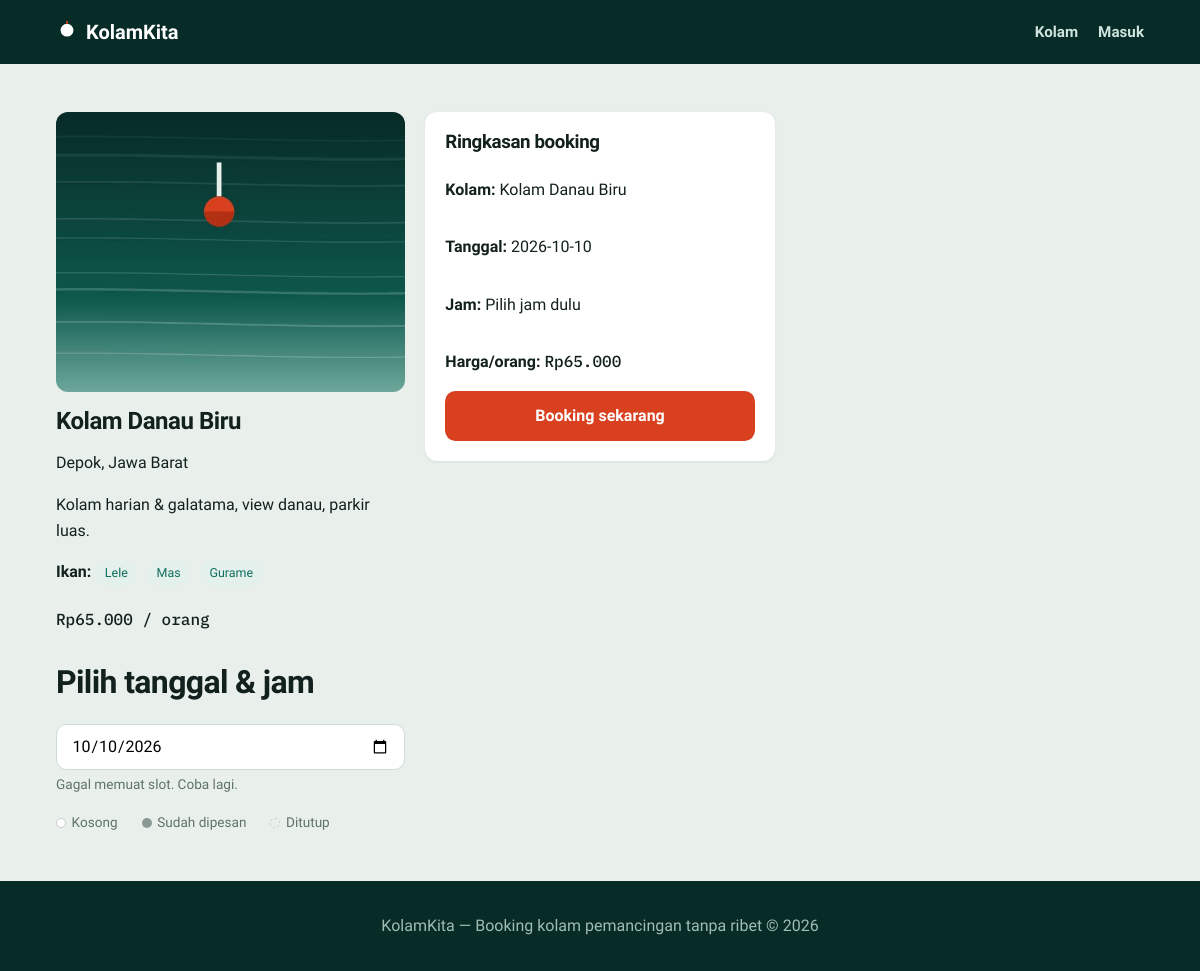
Page /public/kolam.php?id=2 on the committed database.
### tables this page shows
CREATE TABLE kolam (
  id INT AUTO_INCREMENT PRIMARY KEY,
  owner_id INT NOT NULL,
  nama VARCHAR(120) NOT NULL,
  deskripsi TEXT,
  alamat VARCHAR(255),
  harga_per_slot DECIMAL(12,2) NOT NULL,
  jam_buka TIME, jam_tutup TIME,
  foto VARCHAR(255),
  is_aktif TINYINT(1) DEFAULT 1,
  jenis_ikan VARCHAR(255),
  FOREIGN KEY (owner_id) REFERENCES users(id),
  INDEX idx_owner (owner_id),
  INDEX idx_aktif (is_aktif)
);

### config/helpers.php (called while the page is built, shortened)
<?php
function e($str): string
{
    return htmlspecialchars((string) $str, ENT_QUOTES, 'UTF-8');
}
function format_rupiah($angka): string
{
    return 'Rp' . number_format((float) $angka, 0, ',', '.');
}

### public/kolam.php (the view, shortened to what this page needs)
<?php
require_once __DIR__ . '/../config/helpers.php';
require_once __DIR__ . '/../config/database.php';
require_once __DIR__ . '/../includes/header.php';
$id = (int)($_GET['id'] ?? 0);
$stmt = $pdo->prepare('SELECT * FROM kolam WHERE id = ? AND is_aktif = 1');
$stmt->execute([$id]);
$row = $stmt->fetch();
$kolam = [
    'nama' => $row['nama'], 'alamat' => $row['alamat'], 'harga' => $row['harga_per_slot'],
    'deskripsi' => $row['deskripsi'] ?? '', 'ikan' => $row['jenis_ikan'] ?? '',
    'foto' => $row['foto'] ?? '',
];
$fotoSrc = $kolam['foto']
    ? '/Booking_Pemancingan/public/uploads/' . basename($kolam['foto'])
    : '/Booking_Pemancingan/public/assets/img/kolam-' . $id . '.jpg';
$tanggal = $_GET['tanggal'] ?? date('Y-m-d');
?>
<section class="section container">
  <div class="grid detail-grid">
    <div>
      <img src="<?= e($fotoSrc) ?>" alt="<?= e($kolam['nama']) ?>" style="border-radius:var(--radius); height:280px; object-fit:cover; width:100%" onerror="this.style.display='none'">
      <h1 style="margin-top:1rem"><?= e($kolam['nama']) ?></h1>
      <p class="alamat"><?= e($kolam['alamat']) ?></p>
      <p><?= e($kolam['deskripsi']) ?></p>
      <p>
        <strong>Ikan:</strong>
        <?php foreach (array_filter(array_map('trim', explode(',', $kolam['ikan']))) as $ikan): ?>
          <span class="chip-ikan"><?= e($ikan) ?></span>
        <?php endforeach; ?>
      </p>
      <p class="harga mono"><?= format_rupiah($kolam['harga']) ?> / orang</p>
      <h2 style="margin-top:2rem">Pilih tanggal & jam</h2>
      <input type="date" id="tanggal" value="<?= e($tanggal) ?>" min="<?= e(date('Y-m-d')) ?>">
      <div id="slot-grid"></div>
      <div class="float-legend" style="margin-top:.5rem">
        <span><span class="dot" style="background:#fff;border:1px solid #ccc"></span>Kosong</span>
        <span><span class="dot" style="background:#8A9994"></span>Sudah dipesan</span>
        <span><span class="dot" style="background:transparent;border:1px dashed #ccc"></span>Ditutup</span>
      </div>
    </div>
    <aside>
      <div class="card" style="padding:1.25rem; position:sticky; top:1rem">
        <h3>Ringkasan booking</h3>
        <p><strong>Kolam:</strong> <?= e($kolam['nama']) ?></p>
        <p><strong>Tanggal:</strong> <?= e($tanggal) ?></p>
        <p><strong>Jam:</strong> <span id="slot-label">Pilih jam dulu</span></p>
        <p><strong>Harga/orang:</strong> <span class="mono"><?= format_rupiah($kolam['harga']) ?></span></p>
        <a class="btn btn-primary btn-block" id="btn-booking" href="#" onclick="return mulaiBooking(event)">Booking sekarang</a>
      </div>
    </aside>
  </div>
</section>
<?php require_once __DIR__ . '/../includes/footer.php'; ?>

### public/assets/css/style.css (style rules this page uses)
:root { --kolam-dalam: #072B27; --air-siang: #116E5E; --kabut: #E9F0EB; --pelampung: #D9401F; --busa: #FFFFFF; --tinta: #13211E; --abu: #5F726B; --badge-kuning-bg: #FDF6E3; --badge-kuning-fg: #B7791F; --badge-biru-bg: #E3F0EC; --badge-biru-fg: #116E5E; --badge-hijau-bg: #E6F4EA; --badge-hijau-fg: #2F855A; --badge-merah-bg: #FBEAE6; --badge-merah-fg: #D9401F; --radius: .75rem; --max: 72rem; --gutter: 1.25rem; --pad-l: max(var(--gutter, 1.25rem), env(safe-area-inset-left, 0px)); --pad-r: max(var(--gutter, 1.25rem), env(safe-area-inset-right, 0px)); }
@media (min-width: 768px) { :root { --gutter: 2rem; } }
* { box-sizing: border-box; }
body { margin: 0; min-height: 100vh; min-height: 100dvh; display: flex; flex-direction: column; background: var(--kabut); color: var(--tinta); font-family: 'Plus Jakarta Sans', system-ui, sans-serif; font-size: 1rem; line-height: 1.6; }
h1,h2,h3 { font-family: 'Bricolage Grotesque', sans-serif; font-weight: 800; line-height: 1.1; margin: 0 0 .5rem; letter-spacing: -0.02em; }
.mono { font-family: 'IBM Plex Mono', monospace; font-weight: 500; }
a { color: var(--air-siang); text-decoration: none; }
img { max-width: 100%; display: block; }
.container { max-width: var(--max); margin: 0 auto; padding: 0 var(--gutter, 1.25rem); padding-left: var(--pad-l, 1.25rem); padding-right: var(--pad-r, 1.25rem); }
.btn { display:inline-flex; align-items:center; justify-content:center; gap:.4rem; border:none; cursor:pointer; border-radius:.65rem; padding:.75rem 1.4rem; font-weight:600; font-size:1rem; font-family:inherit; min-height:44px; }
.btn-primary { background: var(--pelampung); color:#fff; }
.btn-block { width:100%; }
.float-legend { display:flex; gap:1.5rem; font-size:.85rem; color:#5F726B; flex-wrap:wrap; }
.float-legend .dot { display:inline-block; width:10px; height:10px; border-radius:50%; margin-right:.35rem; vertical-align:middle; }
.section { padding-block: 3rem; }
.section h2 { font-size: clamp(1.5rem,4vw,2rem); margin-bottom:1.5rem; }
.grid { display:grid; gap:1.25rem; grid-template-columns:1fr; }
.detail-grid { grid-template-columns:1fr; }
@media (min-width:900px) { .detail-grid { grid-template-columns:2fr 1fr; } }
@media (min-width:640px) { .grid { grid-template-columns:repeat(2,1fr); } }
@media (min-width:1024px) { .grid { grid-template-columns:repeat(3,1fr); } }
.card { background:var(--busa); border-radius:var(--radius); overflow:hidden; box-shadow:0 1px 3px rgba(7,43,39,.08); display:flex; flex-direction:column; transition:box-shadow .2s; }
input:not([type="checkbox"]):not([type="radio"]), select, textarea { width:100%; min-height:46px; border:1.5px solid #cddad3; border-radius:.65rem; padding:.6rem .9rem; font-size:1rem; font-family:inherit; background:#fff; margin-bottom:1rem; }
.chip-ikan { display:inline-block; background:#E3F0EC; color:#116E5E; padding:.15rem .6rem; border-radius:999px; font-size:.78rem; font-weight:500; margin:0 .35rem .35rem 0; }

### rows in the picture
kolam: nama "Kolam Danau Biru", alamat "Depok, Jawa Barat", deskripsi "Kolam harian & galatama, view danau, parkir luas.", jenis_ikan "Lele", jenis_ikan "Mas", jenis_ikan "Gurame", harga_per_slot "Rp65.000"

### other values in the picture
$tanggal "2026-10-10"
